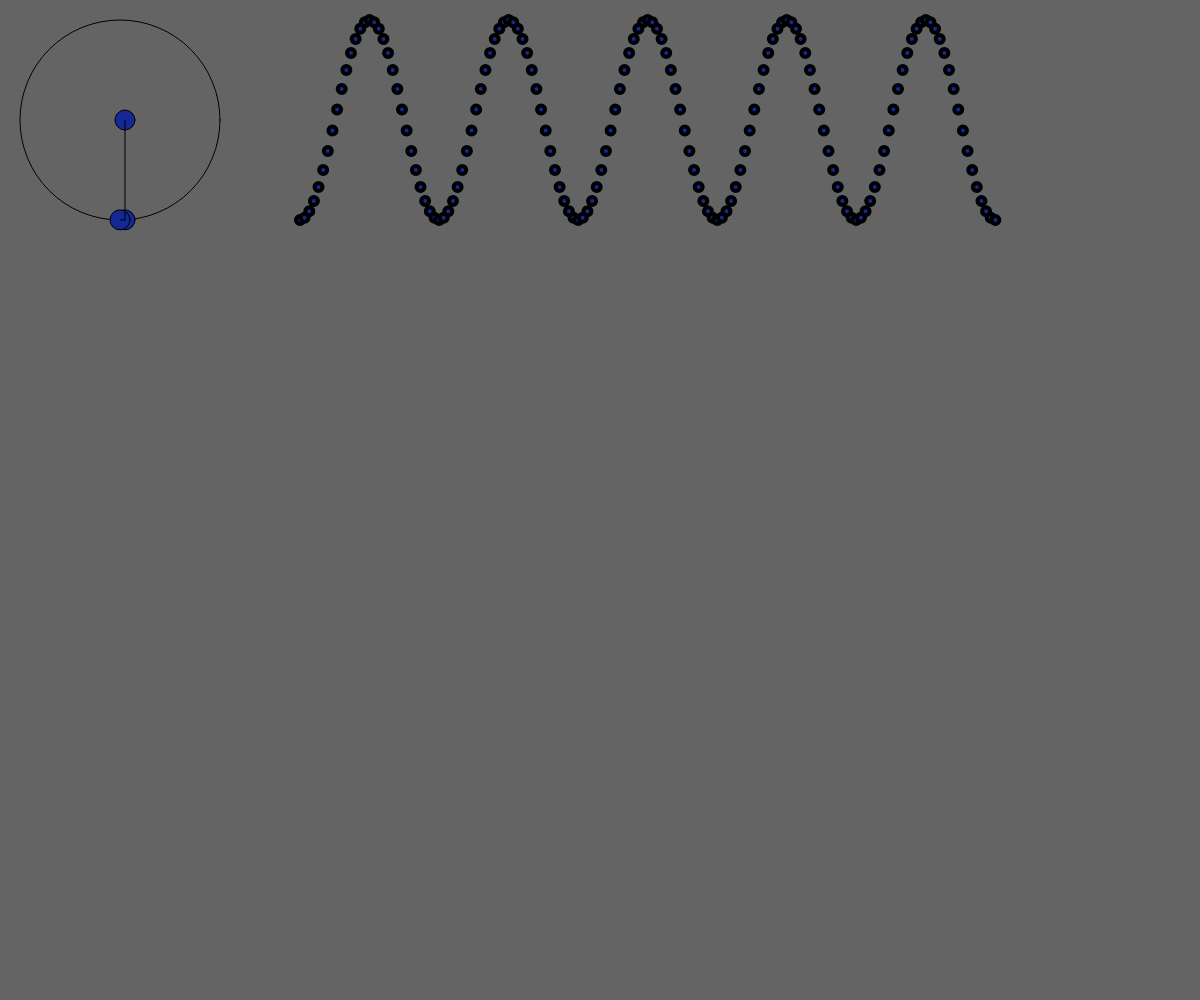
Frame 1 (no input)
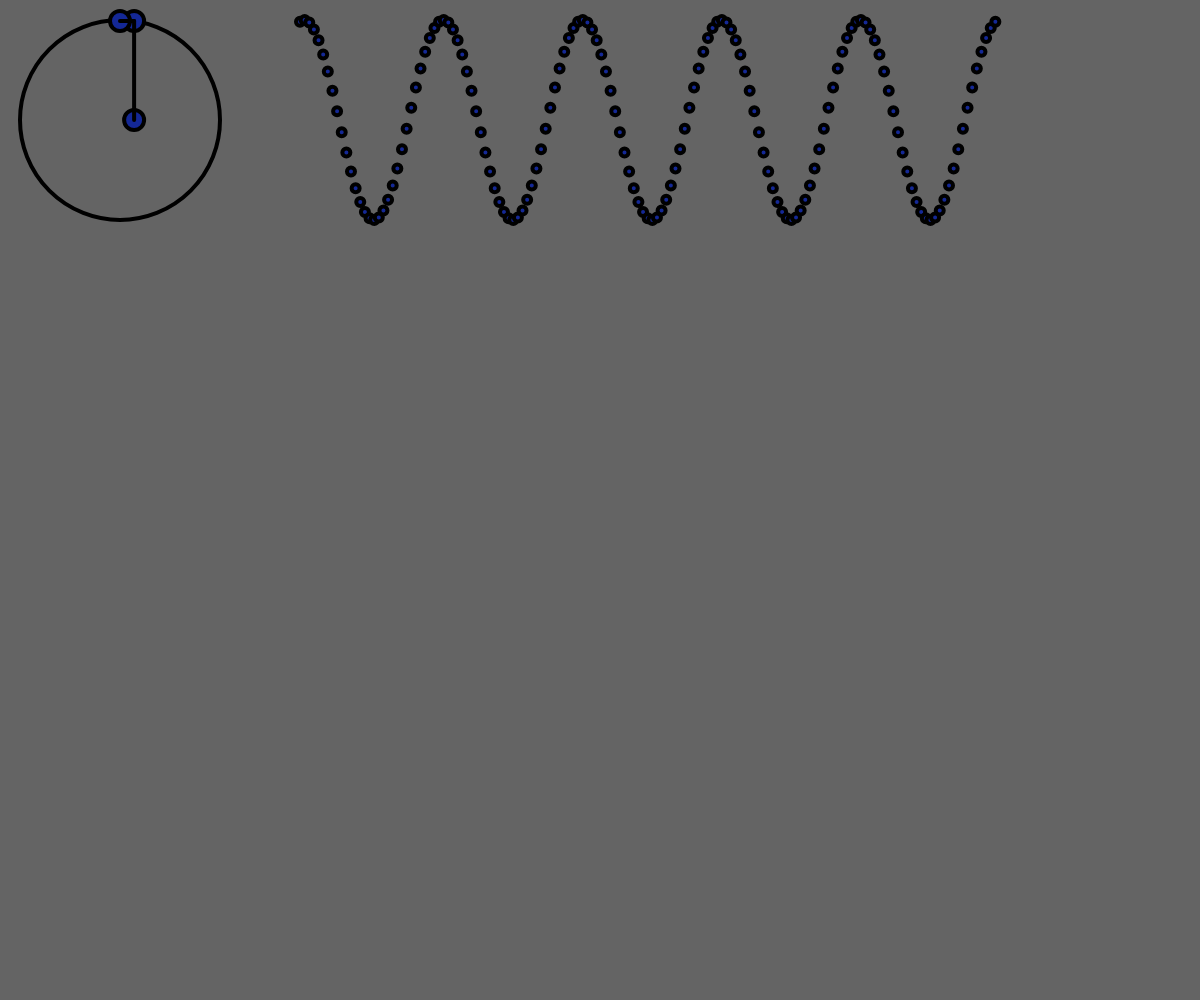
Frame 60 (no input)
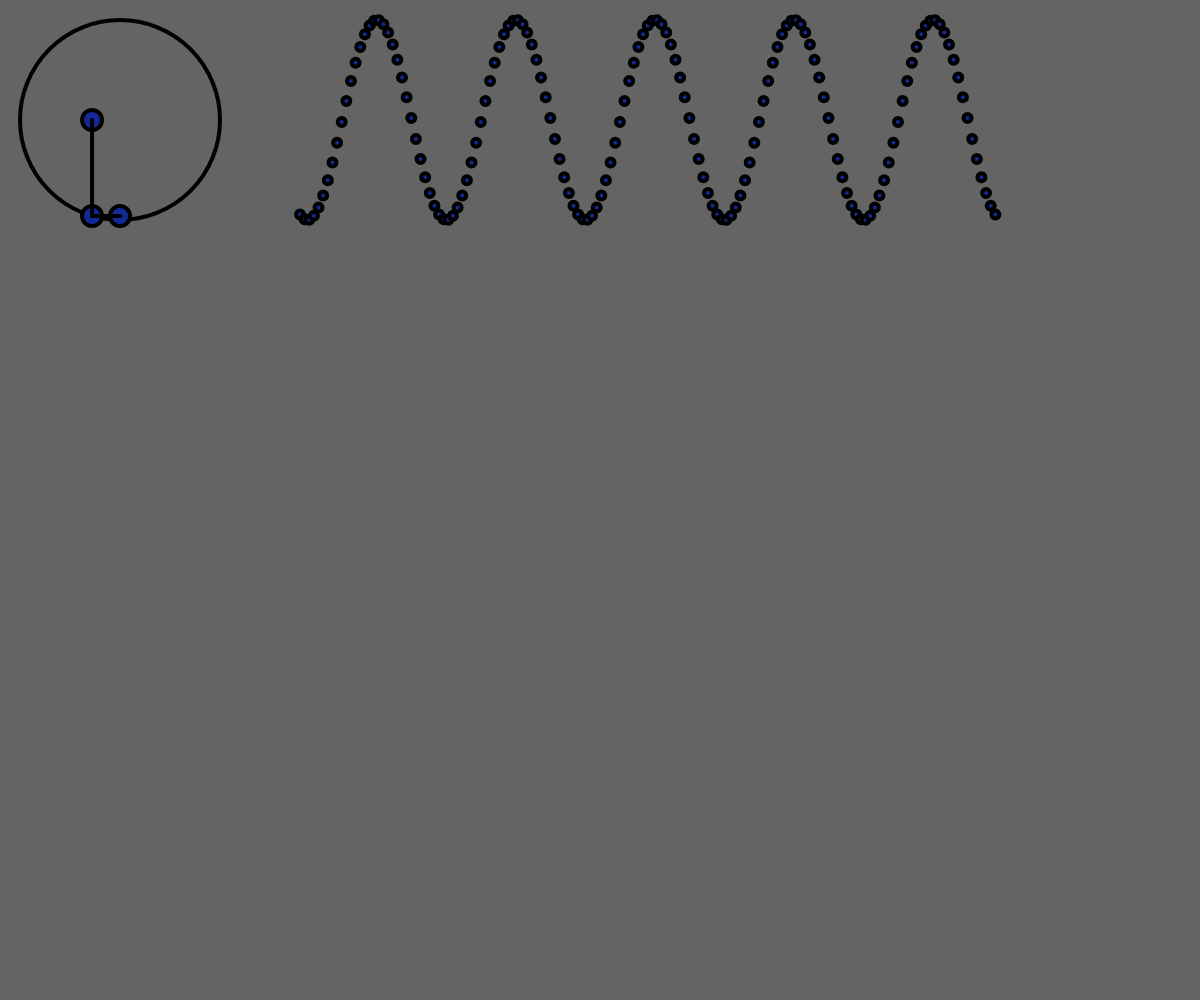
Frame 120 (the mouse pressed at the canvas centre since frame 60)

The p5.js sketch that drew these frames (run headless with seeded random() and noise() and a simulated clock; from frame 60 on, the mouse is pressed at the canvas centre):

// p5.js sketch
// ── sketch.js
var center;
let constant = 120;
let angle = 0.05;
let scalar = 100;
let speed = 0.05;
let sine = [];
let angles = [];
let angleV = [];
let r = 4;
function setup() {
  createCanvas(windowWidth , windowHeight);
  center = 120
  let total = floor(width / (r * 2));
  for (let i = 0; i < total + 1; i++) {
    angles[i] = map(i, 0, total, 0, 5 * TWO_PI);
    // angleV[i] = 0.01 + i / 100;
  }
}

function draw() {
  background(100);
  fill(100)
  ellipse(center,center,200)
  let x = constant + sin(angle) * scalar;
  let y = constant + cos(angle) * scalar;
  fill(20,40,150)
  ellipse(x,y,20,20);
  angle = angle + speed; 
  ellipse(center,y,20,20)
  line(x,y,center,y)
  ellipse(x,center,20,20)
  line(x,y,x,center)
//   sine.push(y);
//   if(sine.length > 100){
//     sine.pop();
//   }
  beginShape();
  for (let i = 0; i < angles.length; i++) {
    let y = map(cos(angles[i]), -1, 1, 20, 220);
    strokeWeight(4);
    let x = map(i, 0, angles.length, 300, 1000);
    // line(x, 0, x, y);
    circle(x, y, r * 2);
    // vertex(x,y);
    angles[i] += 0.05;
    // angles[i] += angleV[i];
  }
  endShape();
}
